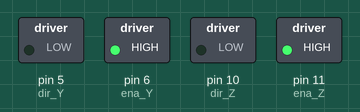
Simulated run of this sketch. Board: Arduino Uno, built with avr-gcc and run on an emulated ATmega328P. Parts: switched loads named in the sketch (green lamp = pin HIGH). Pins used as bus, display or sensor lines are not drawn.

Above: at 0.4 s.
Timing chart, 0 to 1.9 s (numbered marks = the images above):
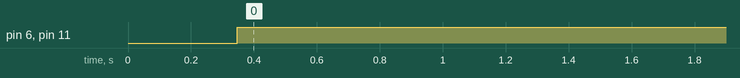

The sketch:

Drone_Detection_Robot.ino
```cpp
/*
Shitty drone detection robot code we're gonna strap a glizzy to the side of this thing and I'm not talking about a fuckking hotdog
Jacob Lamoureux February 6 2025
University of Guelph
*/

const int ena_Z = 11;
const int dir_Z = 10;
const int pul_Z = 9;
const int limit_Z = 8;

const int ena_Y = 6;
const int dir_Y = 5;
const int pul_Y = 3;
const int limit_Y = 2;

int z;
int y;


void setup() {
  pinMode(ena_Z, OUTPUT);
  pinMode(dir_Z, OUTPUT);
  pinMode(pul_Z, OUTPUT);
  pinMode(limit_Z, INPUT);

  pinMode(ena_Y, OUTPUT);
  pinMode(dir_Y, OUTPUT);
  pinMode(pul_Y, OUTPUT);
  pinMode(limit_Y, INPUT);

  digitalWrite(ena_Z, LOW);
  digitalWrite(ena_Y, LOW);

  //limit_Y is triggered at 0 (LOW)
  //limit_Z is triggered at 1 (HIGH)

  digitalWrite(dir_Z, LOW);                     //LOW = Counter clockwise rotation
  digitalWrite(dir_Y, LOW);                     //LOW = Counter clockwise rotation
  for(int i = 0; i<1600; i++){
    digitalWrite(pul_Z, HIGH);
    digitalWrite(pul_Y, HIGH);
    delayMicroseconds(100);
    digitalWrite(pul_Z, LOW);
    digitalWrite(pul_Y, LOW);
    delayMicroseconds(100);
  }
  //Serial.begin(115200);
}

void loop() {
  digitalWrite(ena_Z, HIGH);
  digitalWrite(ena_Y, HIGH);
  /*
  Serial.print("Limit_Z = ");
  Serial.print(digitalRead(limit_Z));
  Serial.print("\t");

  Serial.print("Limit_Y = ");
  Serial.print(digitalRead(limit_Y));
  Serial.println();
  */


}
```

Measured:
- by itself, pin 6 (ena_Y), pin 11 (ena_Z): LOW → HIGH at 0.35 s
